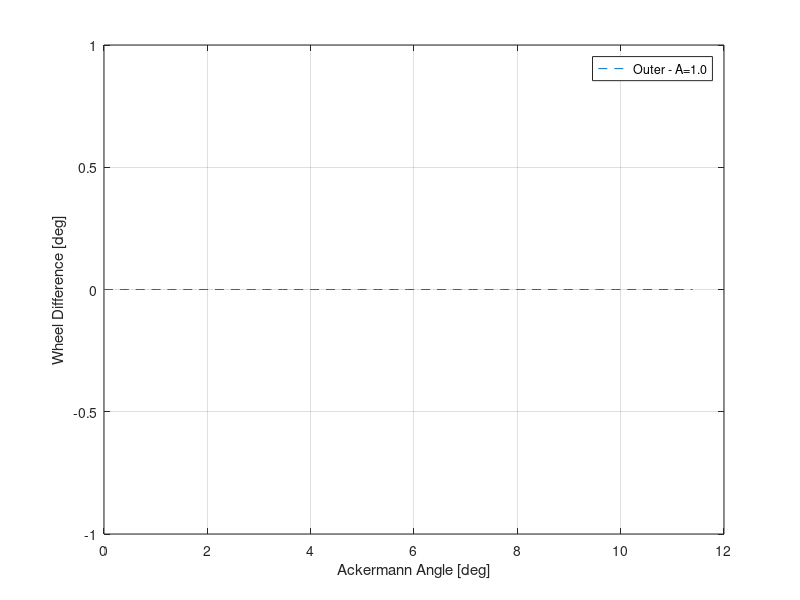

MATLAB code to generate this figure:
theta_wheel = linspace(0, 180);
tau_wheel = 15.8;
l = 2.3;
b = 1.457;

ack_vals = 0:0.2:1.0;


theta_ack = theta_wheel / tau_wheel;
theta_o_ack = atand(l * tand(theta_ack) ./ (l + 0.5 * b * tand(theta_ack)));
theta_i_ack = atand(l * tand(theta_ack) ./ (l - 0.5 * b * tand(theta_ack)));
for i=1:length(ack_vals)
    ack = ack_vals(i);
    eps = 0.5 * (1 - ack) * (theta_o_ack - theta_i_ack);

    theta_i = theta_i_ack + eps;
    theta_o = theta_o_ack - eps;

    theta_i_diff = theta_i - theta_i_ack;
    theta_o_diff = theta_o - theta_o_ack;

    plot(theta_ack, theta_i_diff, '-', 'DisplayName', sprintf('Inner - A=%.1f', ack));
    plot(theta_ack, theta_o_diff, '--', 'DisplayName', sprintf('Outer - A=%.1f', ack));
end


xlabel('Ackermann Angle [deg]');
ylabel('Wheel Difference [deg]');
legend(gca, 'show');
grid on;
